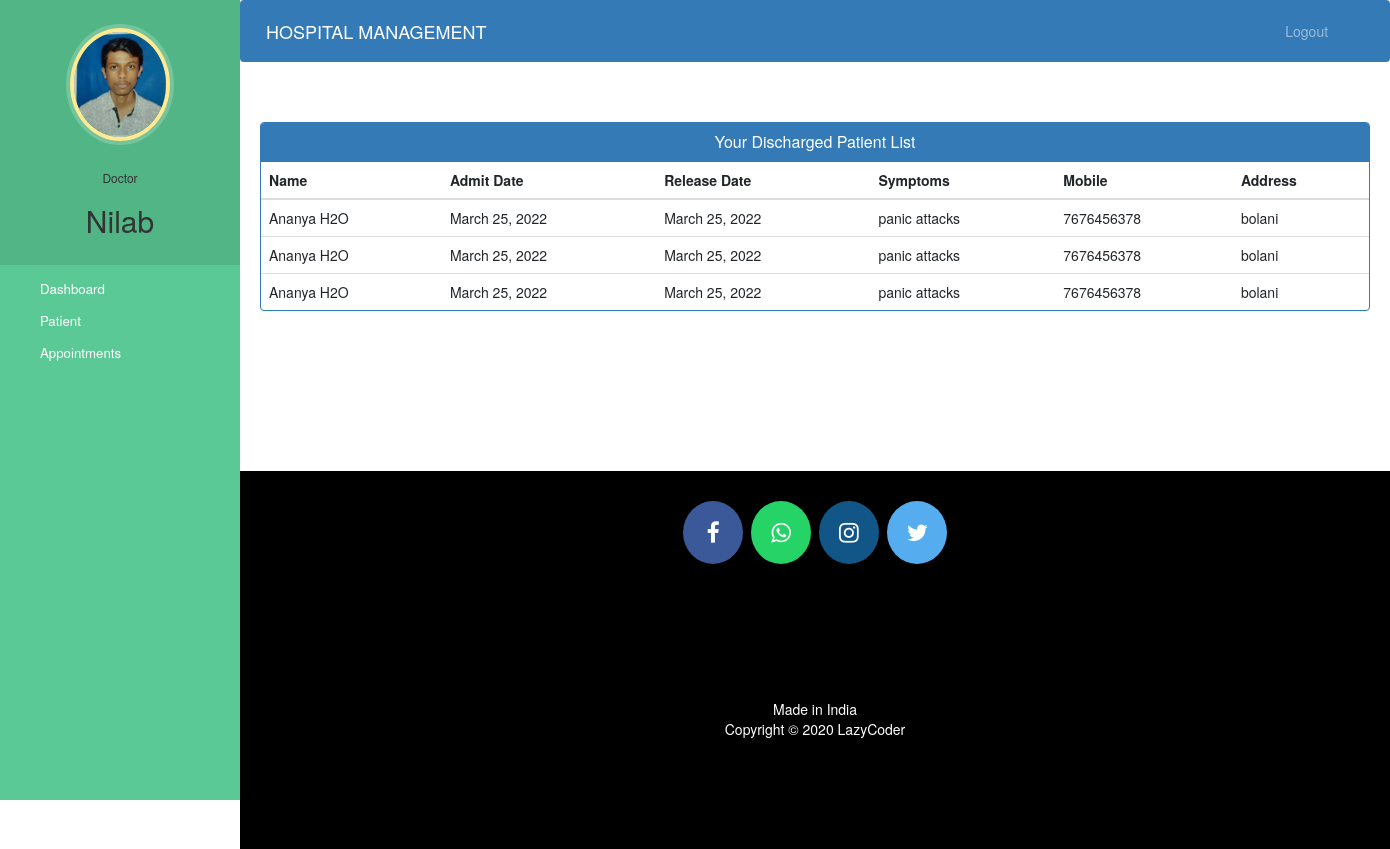
/doctor-view-discharge-patient (signed in), run on the app's committed database.
### hospital/models.py (models this page shows, shortened)
class Doctor(models.Model):
    user=models.OneToOneField(User,on_delete=models.CASCADE)
    profile_pic= models.ImageField(upload_to='profile_pic/DoctorProfilePic/',null=True,blank=True)
    address = models.CharField(max_length=40)
    mobile = models.CharField(max_length=20,null=True)
    department= models.CharField(max_length=50,choices=departments,default='Cardiologist')
    status=models.BooleanField(default=False)

class PatientDischargeDetails(models.Model):
    patientId=models.PositiveIntegerField(null=True)
    patientName=models.CharField(max_length=40)
    assignedDoctorName=models.CharField(max_length=40)
    address = models.CharField(max_length=40)
    mobile = models.CharField(max_length=20,null=True)
    symptoms = models.CharField(max_length=100,null=True)
    admitDate=models.DateField(null=False)
    releaseDate=models.DateField(null=False)
    daySpent=models.PositiveIntegerField(null=False)
    roomCharge=models.PositiveIntegerField(null=False)
    medicineCost=models.PositiveIntegerField(null=False)
    doctorFee=models.PositiveIntegerField(null=False)
    OtherCharge=models.PositiveIntegerField(null=False)
    total=models.PositiveIntegerField(null=False)

### hospital/views.py (the view)
# urls.py: path('doctor-view-discharge-patient',views.doctor_view_discharge_patient_view,name='doctor-view-discharge-patient'),
@login_required(login_url='doctorlogin')
@user_passes_test(is_doctor)
def doctor_view_discharge_patient_view(request):
    dischargedpatients=models.PatientDischargeDetails.objects.all().distinct().filter(assignedDoctorName=request.user.first_name)
    doctor=models.Doctor.objects.get(user_id=request.user.id) #for profile picture of doctor in sidebar
    return render(request,'hospital/doctor_view_discharge_patient.html',{'dischargedpatients':dischargedpatients,'doctor':doctor})

### hospital/views.py (called while the page is built)
def is_doctor(user):
    return user.groups.filter(name='DOCTOR').exists()

### templates/hospital/doctor_view_discharge_patient.html (shortened to what this page needs)
{% extends 'hospital/doctor_base.html' %}
{% block content %}
{%load static%}
<head>
  <link href="//netdna.bootstrapcdn.com/bootstrap/3.0.0/css/bootstrap.min.css" rel="stylesheet" id="bootstrap-css">
</head>
<div class="container">
  <div class="panel panel-primary">
    <div class="panel-heading">
      <h6 class="panel-title">Your Discharged Patient List</h6>
    </div>
    <table class="table table-hover" id="dev-table">
      <thead>
        <tr>
          <th>Name</th>
          <th>Admit Date</th>
          <th>Release Date</th>
          <th>Symptoms</th>
          <th>Mobile</th>
          <th>Address</th>
        </tr>
      </thead>
      {% for p in dischargedpatients %}
      <tr>
        <td> {{p.patientName}}</td>
        <td>{{p.admitDate}}</td>
        <td>{{p.releaseDate}}</td>
        <td>{{p.symptoms}}</td>
        <td>{{p.mobile}}</td>
        <td>{{p.address}}</td>
      </tr>
      {% endfor %}
    </table>
  </div>
</div>
{% endblock content %}

### templates/hospital/doctor_base.html (shortened to what this page needs)
<!DOCTYPE html>
{% load static %}
<html lang="en">
<head>
  <link rel="stylesheet" href="https://stackpath.bootstrapcdn.com/bootstrap/4.3.1/css/bootstrap.min.css">
  <link rel="stylesheet" href="https://maxcdn.bootstrapcdn.com/font-awesome/4.7.0/css/font-awesome.min.css">
</head>
<body>
  <nav class="menu" tabindex="0">
    <header class="avatar">
      <img src="{% static doctor.profile_pic.url %}" alt="Profile Pic" />
      <br><br>
      <h6>Doctor</h6>
      <h2>{{request.user.first_name}}</h2>
    </header>
    <ul>
      <li tabindex="0" class="icon-dashboard"> <a style="color:white; text-decoration:none;" href="/doctor-dashboard"><span>Dashboard</span></a> </li>
      <li tabindex="0" class="icon-users"> <a style="color:white; text-decoration:none;" href="/doctor-patient"><span>Patient</span></a></li>
      <li tabindex="0" class="icon-calendar"> <a style="color:white; text-decoration:none;" href="/doctor-appointment"><span>Appointments</span></a></li>
    </ul>
  </nav>
  <main>
    <div class="bs-example">
      <nav class="navbar navbar-expand-md  navbar-dark fixed-top" style="background:#337AB7;">
        <a href="/doctor-dashboard" class="navbar-brand">HOSPITAL MANAGEMENT</a>
        <div class="collapse navbar-collapse justify-content-between" id="navbarCollapse">
          <div class="navbar-nav" style=" margin-left: 90%;">
            <a href="/logout" class="nav-item nav-link">Logout</a>
          </div>
        </div>
      </nav>
    </div>
    <br><br>
    {% block content %}
    {% endblock content %}
    <br><br><br><br><br><br><br>
    <footer>
      <p>
        <a id="ftr" href="https://facebook.com/sumit.luv/" class="fa fa-facebook"></a>
        <a id="ftr" href="https://api.whatsapp.com/send?phone=919572181024&text=Hello%20Sumit.%0d%0aHow%20are%20you%20%3f%0d%0aI%20came%20from%20your%20website.&source=&data=#" class="fa fa-whatsapp"></a>
        <a id="ftr" href="https://instagram.com/sumit.luv" class="fa fa-instagram"></a>
        <a id="ftr" href="https://twitter.com/sumitkumar1503" class="fa fa-twitter"></a>
      </p>
      <br>
      <div class="container">
        <div class="row">
          <div class="col-md-12 col-sm-12">
            <div style="color:#ffffff;" class="wow fadeInUp footer-copyright">
              <p>Made in India <br>
                Copyright &copy; 2020 LazyCoder </p>
            </div>
          </div>
        </div>
      </div>
    </footer>
  </main>
</body>
</html>

### templates/hospital/doctor_base.html (style rules this page uses)
a:link { text-decoration: none; }
a { color: white; }
footer { padding: 0px 0px 0px 0px; background-color: black; margin: 0px; }
#ftr { padding: 20px; }
.fa { font-size: 23px; width: 60px; text-align: center; text-decoration: none; margin: 5px 2px; border-radius: 50%; }
.fa-facebook { background: #3B5998; color: white; margin-top: 30px; }
.fa-whatsapp { background: #25d366; color: white; }
.fa-twitter { background: #55ACEE; color: white; }
.fa-instagram { background: #125688; color: white; }
p { text-align: center; }
body { padding-left: 240px; }
main { position: relative; height: 100vh; }
.menu { background: #5bc995; height: 100vh; width: 240px; position: fixed; top: 0px; left: 0; z-index: 5; outline: none; }
.menu .avatar { background: rgba(0, 0, 0, 0.1); padding: 2em 0.5em; text-align: center; }
.menu .avatar img { width: 100px; border-radius: 50%; overflow: hidden; border: 4px solid #ffea92; box-shadow: 0 0 0 4px rgba(255, 255, 255, 0.2); }
.menu .avatar h2 { font-weight: normal; margin-bottom: 0; }
.menu ul { list-style: none; padding: 0.5em 0; margin: 0; }
.menu ul li { padding: 0.5em 1em 0.5em 3em; font-size: 0.95em; font-weight: regular; background-repeat: no-repeat; background-position: left 15px center; background-size: auto 20px; transition: all 0.15s linear; cursor: pointer; }
.menu ul li.icon-dashboard { background-image: url("http://www.entypo.com/images//gauge.svg"); }
.menu ul li.icon-users { background-image: url("http://www.entypo.com/images//users.svg"); }
.menu ul li.icon-calendar { background-image: url("http://www.entypo.com/images//calendar.svg"); }

### templates/hospital/doctor_view_discharge_patient.html (style rules this page uses)
a:link { text-decoration: none; }
h6 { text-align: center; }
.row { margin: 100px; }

### data on the page
Doctor: profile_pic (picture)
PatientDischargeDetails: patientName "Ananya H2O", admitDate "March 25, 2022", releaseDate "March 25, 2022", symptoms "panic attacks", mobile "7676456378", address "bolani"
PatientDischargeDetails: patientName "Ananya H2O", admitDate "March 25, 2022", releaseDate "March 25, 2022", symptoms "panic attacks", mobile "7676456378", address "bolani"
PatientDischargeDetails: patientName "Ananya H2O", admitDate "March 25, 2022", releaseDate "March 25, 2022", symptoms "panic attacks", mobile "7676456378", address "bolani"

### other printed values
{{ request.user.first_name }} "Nilab"
